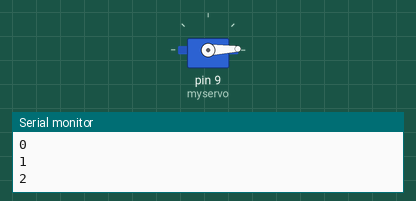
The sketch below on a simulated Arduino Uno, built with avr-gcc and run on an emulated ATmega328P. On the bench: servo, the last lines printed to the serial monitor.

Above: at 2.05 s.
At 3.75 s:
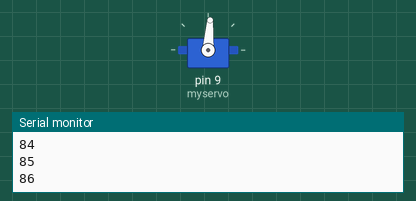
At 5.5 s:
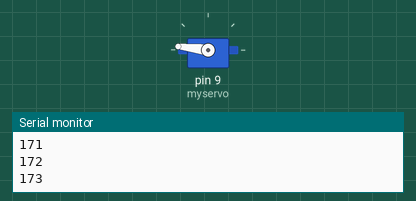
At 8.95 s:
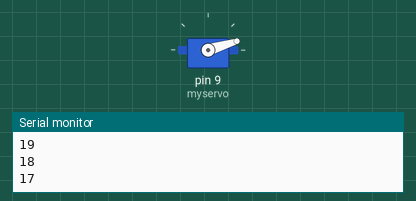
Timing chart, 0 to 11.5 s (numbered marks = the images above):
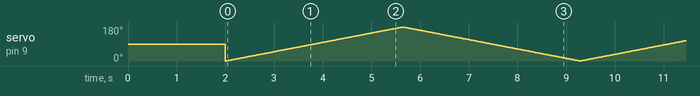

The sketch:

TestServo.ino
```cpp
/*  SG90 + angle telemetry
 *  Sends the current angle (0–180) as an ASCII number followed by '\n'.
 *  Works at 9600 baud (change if you prefer).
 */

#include <Servo.h>

Servo myservo;
int angle  = 0;   // current angle
int step   = 1;   // direction of motion

void setup() {
  Serial.begin(9600);      // <-- match this in Python
  myservo.attach(9);       // SG90 PWM pin -> Arduino pin 9
  delay(2000);             // give the PC time to open the port
}

void loop() {
  myservo.write(angle);          // move servo
  Serial.println(angle);         // <-- **newline!**  <-- send angle

  angle += step;
  if (angle >= 180 || angle <= 0) step = -step;   // bounce

  delay(20);   // 20 ms → 50 Hz update rate
}
```
